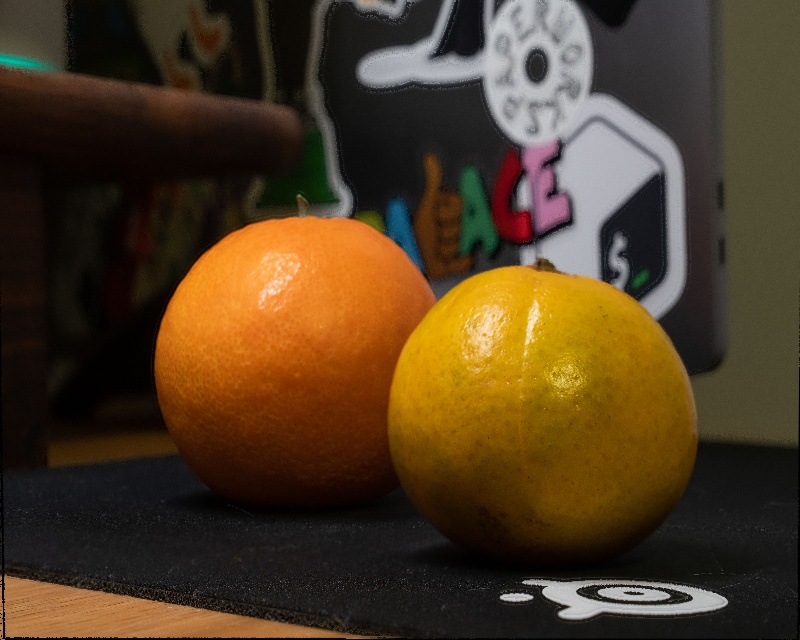
#> input picture output.jpg, 800 x 640 px
$ python -i focus_stack.py   (imports and definitions only)   (older library calls are emulated)
#> lines starting #> are read from the running program, lines starting #| are printed output that depends on the picture
### helper.py
import numpy as np
import cv2
import matplotlib.pyplot as plt

# These are all helper functions used by focus

def align_images(images):
    """
    Align input images using key-points extraction and homography matrix
    @input: array of images
    @output: array of aligned images
    """
    # determine input image is gray or not
    isColor = True
    if len(images.shape) <= 3:
         isColor = False

    # use the first image as the reference image
    ref_img = images[0]
    if isColor:
        ref_gray = cv2.cvtColor(ref_img, cv2.COLOR_BGR2GRAY)
    else:
        ref_gray = ref_img

    # output array
    aligned_images = [ref_img,]

    # find homography between other images and ref img
    for img in images[1:]:
        if isColor:
            # convert it to grayscale for feature extraction
            img_gray = cv2.cvtColor(img, cv2.COLOR_BGR2GRAY)
        else:
            img_gray = img

        # use SIFT or ORB feature detection, or KAZE, seems more stable than ORB
        max_features = 1000
        # sift = cv2.xfeatures2d.SIFT_create()
        detector = cv2.KAZE_create(max_features)

        # find keypoints and descriptors
        kp_a, des_a = detector.detectAndCompute(img_gray, None)
        kp_b, des_b = detector.detectAndCompute(ref_gray, None)

        # Matcher
        bf = cv2.BFMatcher()
        matches = bf.knnMatch(des_a, des_b, k=2)

        # Apply ratio test
        good = []
        for m,n in matches:
            if m.distance < 0.75*n.distance:
                good.append(m)
        numMatches = int(len(good))

        matches = good

        imMatches = cv2.drawMatches(ref_img, kp_a, img, kp_b, matches, None)
        cv2.imwrite("matches.jpg", imMatches)

        # extract location of good matches
        pts_a = np.zeros((numMatches, 2), dtype=np.float32)
        pts_b = np.zeros((numMatches, 2), dtype=np.float32)

        for idx, match in enumerate(matches):
            pts_a[idx, :] = kp_a[match.queryIdx].pt
            pts_b[idx, :] = kp_b[match.trainIdx].pt

        H, mask = cv2.findHomography(pts_a, pts_b, cv2.RANSAC)

        # transform img
        if isColor:
            height, width, channels = img.shape
        else:
            height, width = img.shape
        img_warped = cv2.warpPerspective(img, H, (width, height))
        aligned_images.append(img_warped)

    return aligned_images


# Laplacian Pyramid
# [81 lines left out: functions get_laplacian_pyramid, pyplot_display, eval_std, not called in this run]


# The section below are cited from sweet internet


# find the largest rectanlge in an 2d-matrix
# source: https://stackoverflow.com/questions/38277859/obtain-location-of-largest-rectangle
from collections import namedtuple

Info = namedtuple('Info', 'start height')

# returns height, width, and position of the top left corner of the largest
#  rectangle with the given value in mat
# [38 lines left out: functions max_size, max_rectangle_size, not called in this run]

def area(size): return size[0]*size[1]


# calculates the E: Entropy for every pixel locations
# Source: https://github.com/sjawhar/focus-stacking/blob/master/focus_stack/pyramid.py - Line 84-105
# [41 lines left out: functions get_probabilities, entropy, deviation, not called in this run]


# calculated RE: regional energy for every pixel locations
# Source: https://github.com/sjawhar/focus-stacking/blob/master/focus_stack/pyramid.py - Line 167-169
def region_energy(laplacian):
    return convolve(np.square(laplacian))


def generating_kernel(a):
    kernel = np.array([0.25 - a / 2.0, 0.25, a, 0.25, 0.25 - a / 2.0])
    return np.outer(kernel, kernel)


def convolve(image, kernel=generating_kernel(0.4)):
    return cv2.filter2D(src=image.astype(np.float64), ddepth=-1, kernel=np.flip(kernel))

### focus_stack.py
import numpy as np
import cv2
import matplotlib.pyplot as plt

import os, sys, glob, argparse

from helper import align_images, get_laplacian_pyramid, entropy, deviation, region_energy, pyplot_display, eval_std

intro = \
"""
Focus Stacking

This project is the final project of CS445 Fall2020,
Team: Zongnan Bao(zb3) and Han Chen(hanc3)\n\n
"""

simple = \
"""
stack photos with different depth of fields
"""

# focus_stacking (naive method, depricated)
def naive_focus_stacking(images):
    """
    achieves the functionality of focus stacking using max of LoG masking (pixel-wise)
    @input: array of images
    @output: single image that stacked the depth of fields of all images
    """
    # determine input image is gray or not
    isColor = True
    if len(images.shape) <= 3:
         isColor = False

    # 1 - align images
    aligned_images = align_images(images)

    if isPlot:
        # display alignment
        pyplot_display([images[0], aligned_images[1]], title='Reference Image and the Second Image(Aligned)', gray=(not isColor))

    if isColor:
        # convert to grayscale to get largest rectangle & Laplacian of Gaussian
        aligned_gray = [cv2.cvtColor(aligned_img, cv2.COLOR_BGR2GRAY) for aligned_img in aligned_images]
    else:
        aligned_gray = aligned_images

    # convert to binary map to perform max-size rectangle
    aligned_bin, thre = cv2.threshold(aligned_gray[1], 0, 1, cv2.THRESH_BINARY)
    if isPlot:
        plt.imshow(aligned_gray[1])
        plt.show()
        plt.imshow(thre)
        plt.show()

    # # TODO: crop image so that it fits in the largest rectangle in warped image
    # for i in range(len(aligned_gray)):


    # 2 - Gaussian blur on all images
    for i in range(len(aligned_gray)):
        aligned_gray[i] = cv2.GaussianBlur(aligned_gray[i], ksize=(3, 3), sigmaX=3)

    # 3 - Laplacian on blurred images
    for i in range(len(aligned_gray)):
        aligned_gray[i] = cv2.Laplacian(aligned_gray[i], cv2.CV_64F, ksize=3)

    if isPlot:
        # display LoG
        fg, axs = plt.subplots(1,3)
        fg.suptitle('Laplacian of Gaussian(edge detect) for all images')
        axs[0].imshow(np.absolute(aligned_gray[0][:,:]))
        axs[1].imshow(np.absolute(aligned_gray[1][:,:]))
        axs[2].imshow(np.absolute(aligned_gray[2][:,:]))
        plt.show()

    # prepare output image
    canvas = np.zeros(images[0].shape)

    # get the maxmimum value of LoG across all images
    max_LoG = np.max(np.absolute(aligned_gray), axis=0)

    # find mask corresponding to maximum (which LoG ahiceves the maximum)
    masks = (np.absolute(aligned_gray) == max_LoG).astype('uint8')

    if isPlot:
        # display masks
        fg, axs = plt.subplots(1,3)
        fg.suptitle('MASKs for all images')
        axs[0].imshow(masks[0])
        axs[1].imshow(masks[1])
        axs[2].imshow(masks[2])
        plt.show()

    # apply masks
    for i in range(len(aligned_images)):
        canvas = cv2.bitwise_not(aligned_images[i], canvas, mask=masks[i])

    # process the output
    canvas = (255-canvas)
    return canvas


# focus-stacking (laplacian pyramid fusion method)
# [84 lines left out: function lap_focus_stacking, not called in this run]


# [72 lines not run here, left out]

>>> import cv2
>>> picture = cv2.imread('output.jpg', cv2.IMREAD_GRAYSCALE)
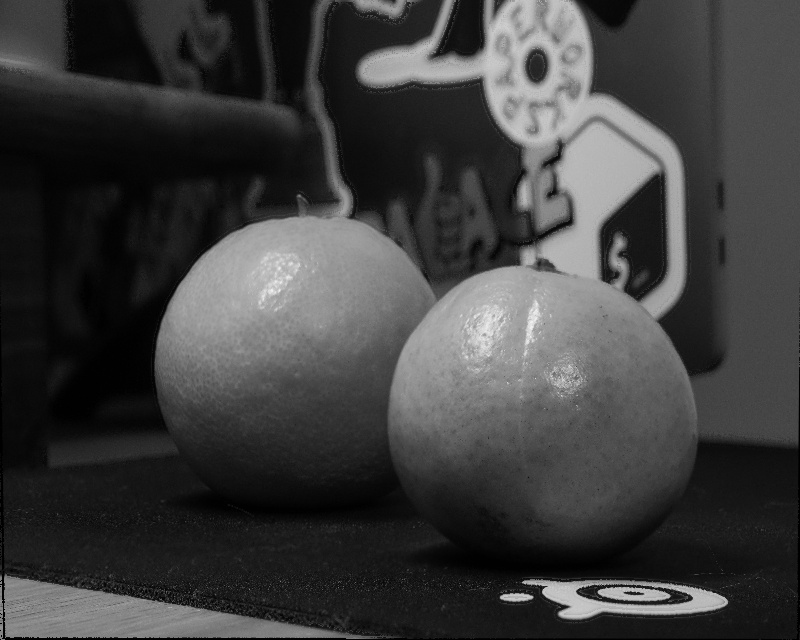
#> picture: shape (640, 800); min 0, max 242, mean 61.8
>>> result = naive_focus_stacking(picture)
#> in align_images, `ref_img = images[0]`: ref_img = 800 values, max 197 at index 524, min 6 at index 214, mean 61.7
#> in align_images, `ref_gray = ref_img`: ref_gray has the same summary as ref_img
#> the loop in align_images, `for img in images[1:]:` made 1 pass
#> (max_features, numMatches) on pass 1: (1000, 0)
#> after the loop in align_images, `for img in images[1:]:`: aligned_images = 1 item
#> (the run stopped early here; a loop or call above may not have finished)
